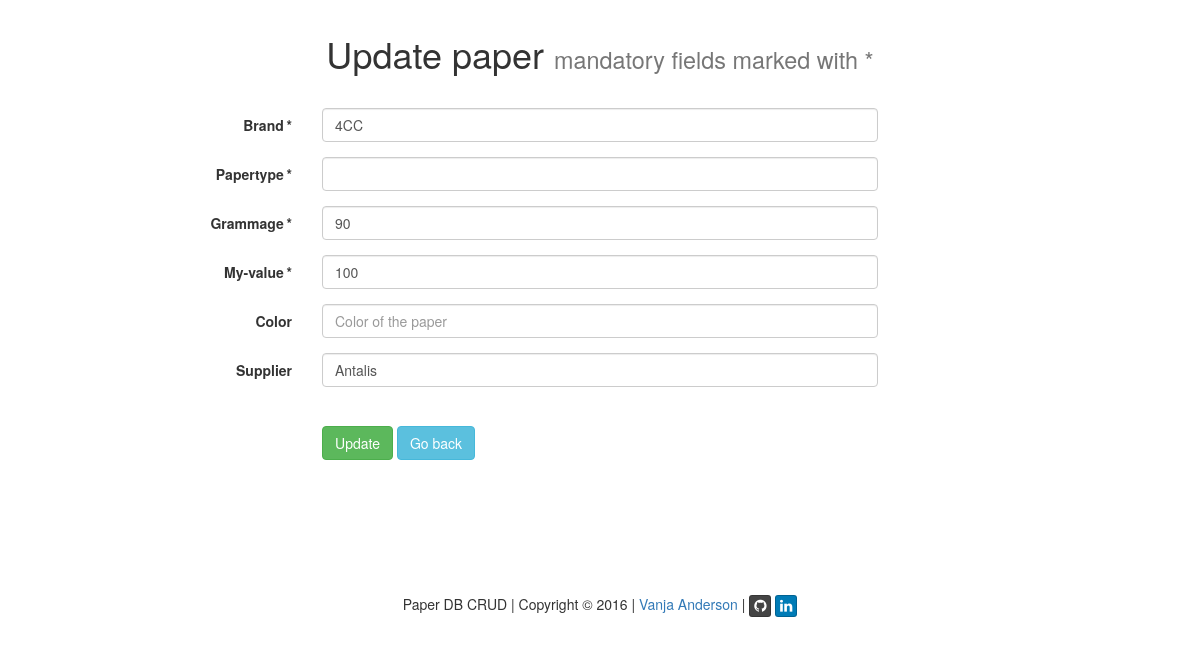
The page /?q=update_paper&id=1 (signed in) on the database its author committed.
### tables this page shows
CREATE TABLE IF NOT EXISTS paper (
  id int(11) NOT NULL AUTO_INCREMENT,
  brand varchar(45) NOT NULL,
  type varchar(45) NOT NULL,
  color varchar(45) DEFAULT ' ',
  supplier varchar(45) NOT NULL,
  grammage int(4) NOT NULL,
  my int(4) NOT NULL,
  user char(8) NOT NULL,
  PRIMARY KEY (id),
   
  CONSTRAINT paper_brand_fk FOREIGN KEY (brand) REFERENCES brand(brand),
  CONSTRAINT paper_type_fk FOREIGN KEY (type) REFERENCES type(type),
  CONSTRAINT paper_color_fk FOREIGN KEY (color) REFERENCES color(color),
  CONSTRAINT paper_supplier_fk FOREIGN KEY (supplier) REFERENCES supplier(name),
  CONSTRAINT paper_user_fk FOREIGN KEY (user) REFERENCES user(name)
);

### index.php (called while the page is built, shortened)
<?php
require('script/functions.php');
$q = null;
$page = "";
if(isset($_GET['q'])) {
	$q = $_GET['q'];
}
switch($q) {
	case "update_paper": {
		$page = 'admin/update_paper.php';
	} break;
}
include('inc/header.php');
include($page);
include('inc/footer.php');
?>

### script/functions.php (called while the page is built, shortened)
<?php
function output_from_database($sql, $attr) {
	$pdo = CDatabase::connect();
	$pdo->setAttribute(PDO::ATTR_ERRMODE, PDO::ERRMODE_EXCEPTION);
	$stmt = $pdo->prepare($sql);
	$stmt->execute(explode(", ",$attr));
	return $stmt->fetch(PDO::FETCH_ASSOC);
}
?>

### admin/update_paper.php (the view, shortened to what this page needs)
<?php
$id = null;
if ( !empty($_GET['id'])) {
	$id = $_REQUEST['id'];
}
if ( $id === null ) {
	header('Location:?q=start');
} else {
	$data = output_from_database('SELECT * FROM paper WHERE id = ?', "$id");
}
?>
		<div class="row">
			<h1 class="text-center empty-row-after"><?=UPDATE_PAPER_TITLE;?> <small><?=MANDATORY_SUB_TITLE;?></small></h1>
		</div>
		<div class="row">
			<form class="form-horizontal" action="?q=update_paper&amp;id=<?=$id;?>" method="post" role="form">
				<div class="form-group">
					<label for="brand" class="control-label col-sm-3"><?=BRAND_TITLE.MANDATORY;?></label>
					<div class="controls col-sm-6">
	                    <input name="brand" class="form-control <?=$brandClass;?>" type="text" placeholder="<?=BRAND_PLACEHOLDER;?>" value="<?=$data['brand'];?>" />
					</div>
				</div>
				<div class="form-group">
					<label for="type" class="control-label col-sm-3"><?=TYPE_TITLE.MANDATORY;?></label>
					<div class="controls col-sm-6">
						<input name="type" class="form-control <?=$typeClass;?>" placeholder="<?=TYPE_PLACEHOLDER;?>" value="<?=$data['type'];?>" />
					</div>
				</div>
				<div class="form-group">
					<label for="grammage" class="control-label col-sm-3"><?=GRAMMAGE_TITLE.MANDATORY;?></label>
					<div class="controls col-sm-6">
						<input name="grammage" class="form-control <?=$grammageClass;?>" placeholder="<?=GRAMMAGE_PLACEHOLDER;?>" value="<?=$data['grammage'];?>" />
					</div>
				</div>
				<div class="form-group">
					<label for="my" class="control-label col-sm-3"><?=MY_TITLE.MANDATORY;?></label>
					<div class="controls col-sm-6">
						<input name="my" class="form-control <?=$myClass;?>" placeholder="<?=MY_PLACEHOLDER;?>" value="<?=$data['my'];?>" />
					</div>
				</div>
				<div class="form-group">
					<label for="color" class="control-label col-sm-3"><?=COLOR_TITLE;?></label>
					<div class="controls col-sm-6">
						<input name="color" class="form-control" placeholder="<?=COLOR_PLACEHOLDER;?>" value="<?=$data['color'];?>" />
					</div>
				</div>
				<div class="form-group empty-row-after">
					<label for="supplier" class="control-label col-sm-3"><?=SUPPLIER_TITLE;?></label>
					<div class="controls col-sm-6">
						<input name="supplier" class="form-control" placeholder="<?=SUPPLIER_PLACEHOLDER;?>" value="<?=$data['supplier'];?>" />
					</div>
				</div>
				<div class="form-group">
					<div class="col-sm-offset-3 col-sm-6">
						<button type="submit" class="btn btn-success"><?=BUTTON_UPDATE;?></button>
						<a class="btn btn-info" role="button" href="<?=DOCUMENT_ROOT;?>"><?=BUTTON_BACK;?></a>
					</div>
				</div>
			</form>
		</div>

### css/my.css (style rules this page uses)
.empty-row-after { padding-bottom: 24px; }

### rows shown on the page
paper: brand "4CC", grammage "90", my "100", supplier "Antalis"

### other values the page prints
UPDATE_PAPER_TITLE "Update paper"
MANDATORY_SUB_TITLE "mandatory fields marked with *"
BRAND_TITLE "Brand"
MANDATORY "*"
TYPE_TITLE "Papertype"
GRAMMAGE_TITLE "Grammage"
MY_TITLE "My-value"
COLOR_TITLE "Color"
SUPPLIER_TITLE "Supplier"
BUTTON_UPDATE "Update"
BUTTON_BACK "Go back"
WEB_PAGE_TITLE "Paper DB CRUD"
